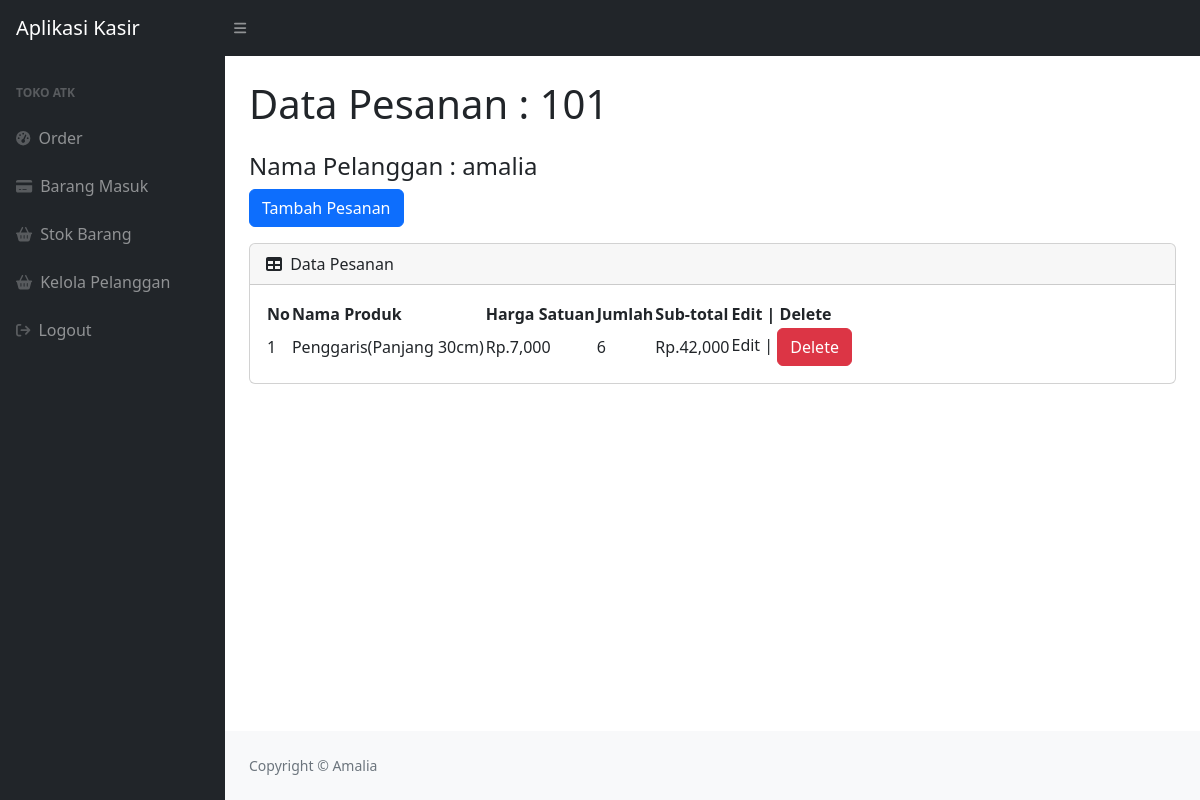
The app's page /view.php?idp=101 (signed in) with its own data.
### tables this page shows
CREATE TABLE `pesanan` (
  `id_pesanan` int NOT NULL,
  `tgl_pesan` timestamp NOT NULL DEFAULT CURRENT_TIMESTAMP,
  `id_pelanggan` int NOT NULL
);

CREATE TABLE `pelanggan` (
  `id_pelanggan` int NOT NULL,
  `nama_pelanggan` varchar(30) NOT NULL,
  `notelp` varchar(18) NOT NULL,
  `alamat` varchar(50) NOT NULL
);

CREATE TABLE `detail_pesanan` (
  `id_detailpesanan` int NOT NULL,
  `id_pesanan` int NOT NULL,
  `id_produk` int NOT NULL,
  `qty` int NOT NULL
);

CREATE TABLE `produk` (
  `id_produk` int NOT NULL,
  `nama_produk` varchar(30) NOT NULL,
  `deskripsi` varchar(50) NOT NULL,
  `harga` int NOT NULL,
  `stok` int NOT NULL
);

### view.php (the view, shortened to what this page needs)
<?php
require 'ceklogin.php';
if (isset($_GET['idp'])) {
    $idp = mysqli_real_escape_string($koneksi, $_GET['idp']);
    $ambilnamapelanggan = mysqli_query($koneksi, "SELECT * FROM pesanan p, pelanggan pl WHERE p.id_pelanggan=pl.id_pelanggan AND p.id_pesanan='$idp'");
    if ($ambilnamapelanggan && mysqli_num_rows($ambilnamapelanggan) > 0) {
        $np = mysqli_fetch_array($ambilnamapelanggan);
        $namapel = $np['nama_pelanggan'];
        $idpel = $np['id_pelanggan'];
    } else {
        header('location: index.php');
        exit;
    }
} else {
    header('location: index.php');
    exit;
}
?>
<!DOCTYPE html>
<html lang="en">
<head>
    <link href="https://cdn.jsdelivr.net/npm/simple-datatables@7.1.2/dist/style.min.css" rel="stylesheet"/>
    <link href="css/styles.css" rel="stylesheet"/>
</head>
<body class="sb-nav-fixed">
<nav class="sb-topnav navbar navbar-expand navbar-dark bg-dark">
    <a class="navbar-brand ps-3" href="index.php">Aplikasi Kasir</a>
    <button class="btn btn-link btn-sm order-1 order-lg-0 me-4 me-lg-0" id="sidebarToggle" href="#!"><i class="fas fa-bars"></i></button>
</nav>
<div id="layoutSidenav">
    <div id="layoutSidenav_nav">
        <nav class="sb-sidenav accordion sb-sidenav-dark" id="sidenavAccordion">
            <div class="sb-sidenav-menu">
                <div class="nav">
                    <div class="sb-sidenav-menu-heading">Toko ATK</div>
                    <a class="nav-link" href="index.php">
                        <div class="sb-nav-link-icon"><i class="fas fa-tachometer-alt"></i></div>
                        Order
                    </a>
                    <a class="nav-link" href="masuk.php">
                        <div class="sb-nav-link-icon"><i class="fa fa-credit-card" aria-hidden="true"></i></div>
                        Barang Masuk
                    </a>
                    <a class="nav-link" href="stok.php">
                        <div class="sb-nav-link-icon"><i class="fa fa-shopping-basket" aria-hidden="true"></i></div>
                        Stok Barang
                    </a>
                    <a class="nav-link" href="pelanggan.php">
                        <div class="sb-nav-link-icon"><i class="fa fa-shopping-basket" aria-hidden="true"></i></div>
                        Kelola Pelanggan
                    </a>
                    <a class="nav-link" href="logout.php">
                        <div class="sb-nav-link-icon"><i class="fa fa-sign-out" aria-hidden="true"></i></div>
                        Logout
                    </a>
                </div>
            </div>
        </nav>
    </div>
    <div id="layoutSidenav_content">
        <main>
            <div class="container-fluid px-4">
                <h1 class="mt-4">Data Pesanan : <?= $idp; ?></h1>
                <h4 class="mt-4">Nama Pelanggan : <?= $namapel; ?></h4>
                <div class="row">
                    <div class="col-xl-3 col-md-6">
                        <div>
                            <button type="button" class="btn btn-primary" data-bs-toggle="modal" data-bs-target="#myModal">
                                Tambah Pesanan
                            </button>
                        </div>
                    </div>
                </div>
                <div class="card mt-3 mb-4">
                    <div class="card-header">
                        <i class="fas fa-table me-1"></i>
                        Data Pesanan
                    </div>
                    <div class="card-body">
                        <table id="datatablesSimple">
                            <thead>
                                <tr>
                                    <th>No</th>
                                    <th>Nama Produk</th>
                                    <th>Harga Satuan</th>
                                    <th>Jumlah</th>
                                    <th>Sub-total</th>
                                    <th>Edit | Delete</th>
                                </tr>
                            </thead>
                            <tbody>
                            <?php
                            $getview = mysqli_query($koneksi, "SELECT * FROM detail_pesanan p, produk pr, pelanggan pl WHERE p.id_produk=pr.id_produk AND id_pesanan='$idp'AND id_pelanggan= '$idpel'");
                            $i = 1;
                            while ($ap = mysqli_fetch_array($getview)) {
                                $idpr = $ap['id_produk'];
                                $qty = $ap['qty'];
                                $harga = $ap['harga'];
                                $nama_produk = $ap['nama_produk'];
                                $deskripsi = $ap['deskripsi'];
                                $subtotal = $qty * $harga;
                                ?>
                                <tr>
                                    <td><?= $i++; ?></td>
                                    <td><?= $nama_produk; ?>(<?= $deskripsi; ?>)</td>
                                    <td>Rp.<?= number_format($harga); ?></td>
                                    <td><?= number_format($qty); ?></td>
                                    <td>Rp.<?= number_format($subtotal); ?></td>
                                    <td>Edit | <button type="button" class="btn btn-danger" data-bs-toggle="modal" data-bs-target="#delete<?= $idpr; ?>">Delete</button></td>
                                </tr>
                            <?php
                            };
                            ?>
                            </tbody>
                        </table>
                    </div>
                </div>
            </div>
        </main>
        <footer class="py-4 bg-light mt-auto">
            <div class="container-fluid px-4">
                <div class="d-flex align-items-center justify-content-between small">
                    <div class="text-muted">Copyright &copy; Amalia</div>
                </div>
            </div>
        </footer>
    </div>
</div>
</body>
</html>

### records on screen
pesanan: id_pelanggan.nama_pelanggan "amalia"
detail_pesanan: id_produk.nama_produk "Penggaris", id_produk.deskripsi "Panjang 30cm", id_produk.harga "7,000", qty "6", qty.harga "42,000"

### other values on screen
$idp "101"
